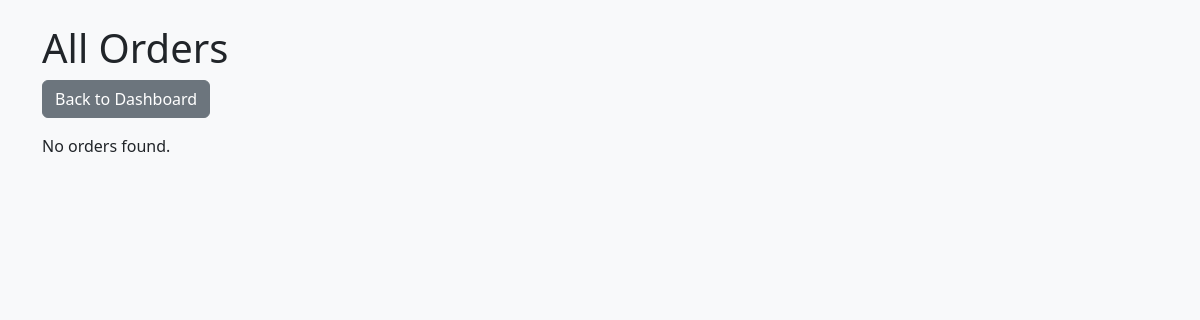
Before: /admin/view_orders.php (signed in) with the older database file.
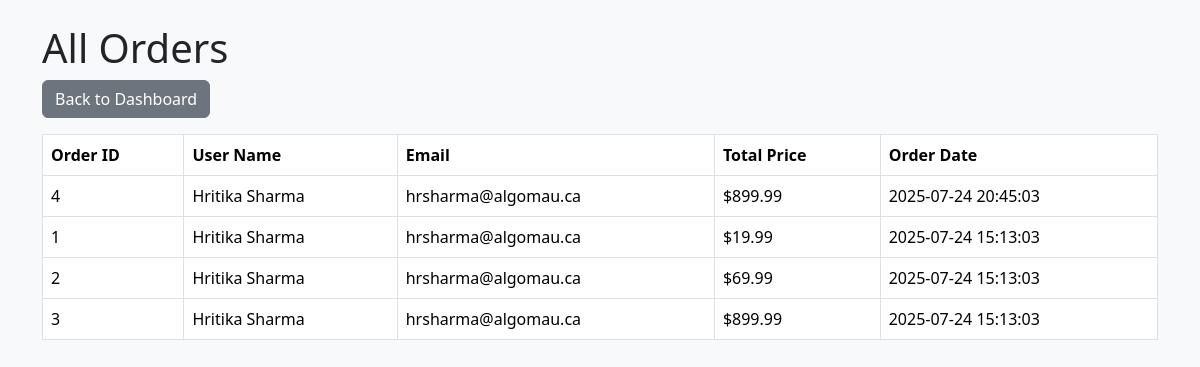
After: the same page with the newer database file.
### tables this page shows
CREATE TABLE `orders` (
  `id` int(11) NOT NULL,
  `user_id` int(11) NOT NULL,
  `total_price` decimal(10,2) NOT NULL DEFAULT 0.00,
  `order_date` datetime NOT NULL DEFAULT current_timestamp(),
  `product_id` int(11) NOT NULL,
  `quantity` int(11) NOT NULL,
  `payment_method` varchar(50) DEFAULT NULL
);

CREATE TABLE `users` (
  `id` int(11) NOT NULL,
  `name` varchar(255) NOT NULL,
  `email` varchar(255) NOT NULL,
  `password` varchar(255) NOT NULL,
  `is_admin` tinyint(1) DEFAULT 0
);

### admin/view_orders.php (the view, shortened to what this page needs)
<?php
require 'includes/db.php';
$stmt = $pdo->query("
    SELECT o.id, o.total_price, o.order_date, u.name, u.email
    FROM orders o
    JOIN users u ON o.user_id = u.id
    ORDER BY o.order_date DESC
");
$orders = $stmt->fetchAll();
?>
<!DOCTYPE html>
<html>
<head>
    <link href="../css/style.css" rel="stylesheet">
</head>
<body class="bg-light">
<div class="container py-4">
    <h1>All Orders</h1>
    <a href="dashboard.php" class="btn btn-secondary mb-3">Back to Dashboard</a>
    <?php if (count($orders) === 0): ?>
        <p>No orders found.</p>
    <?php else: ?>
        <table class="table table-bordered align-middle">
            <thead>
                <tr>
                    <th>Order ID</th>
                    <th>User Name</th>
                    <th>Email</th>
                    <th>Total Price</th>
                    <th>Order Date</th>
                </tr>
            </thead>
            <tbody>
                <?php foreach ($orders as $order): ?>
                    <tr>
                        <td><?= $order['id'] ?></td>
                        <td><?= htmlspecialchars($order['name']) ?></td>
                        <td><?= htmlspecialchars($order['email']) ?></td>
                        <td>$<?= number_format($order['total_price'], 2) ?></td>
                        <td><?= $order['order_date'] ?></td>
                    </tr>
                <?php endforeach; ?>
            </tbody>
        </table>
    <?php endif; ?>
</div>
</body>
</html>

Changed rows visible on the page:
added orders: id "4", user.name "Hritika Sharma", user.email "hrsharma@algomau.ca", total_price "899.99", order_date "2025-07-24 20:45:03"
added orders: id "1", user.name "Hritika Sharma", user.email "hrsharma@algomau.ca", total_price "19.99", order_date "2025-07-24 15:13:03"
added orders: id "2", user.name "Hritika Sharma", user.email "hrsharma@algomau.ca", total_price "69.99", order_date "2025-07-24 15:13:03"
added orders: id "3", user.name "Hritika Sharma", user.email "hrsharma@algomau.ca", total_price "899.99", order_date "2025-07-24 15:13:03"
Other visible differences:
text no longer shown: "No orders found."
text now shown: "Order ID User Name Email Total Price Order Date"
